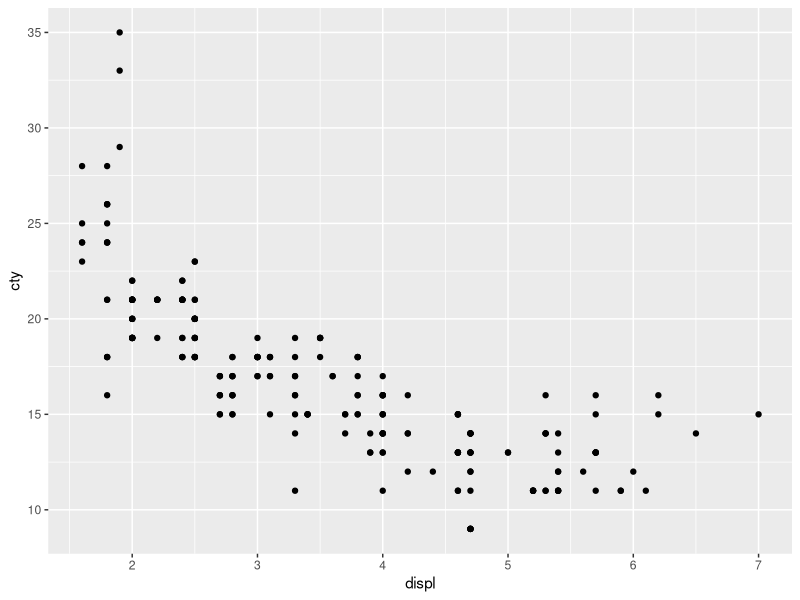
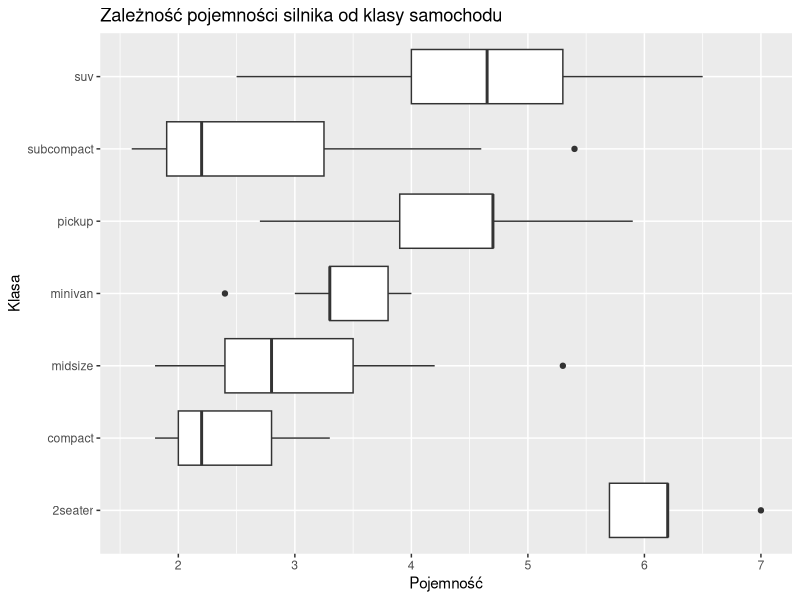

Reproduce these figures in R, in order.
## ---- chunk 1
library(tidyverse)
ggplot (data = mpg) +
  geom_point (mapping = aes (x = displ, y = cty))
## ---- chunk 2
library(tidyverse)
ggplot (data = mpg, aes(x = class, y = displ)) +
  geom_boxplot() +
  coord_flip() +
  labs(title = "Zależność pojemności silnika od klasy samochodu", x = "Klasa", y = "Pojemność")
## ---- chunk 3
library(tidyverse)
sto_diam <- diamonds[sample(nrow(diamonds), 100),]
